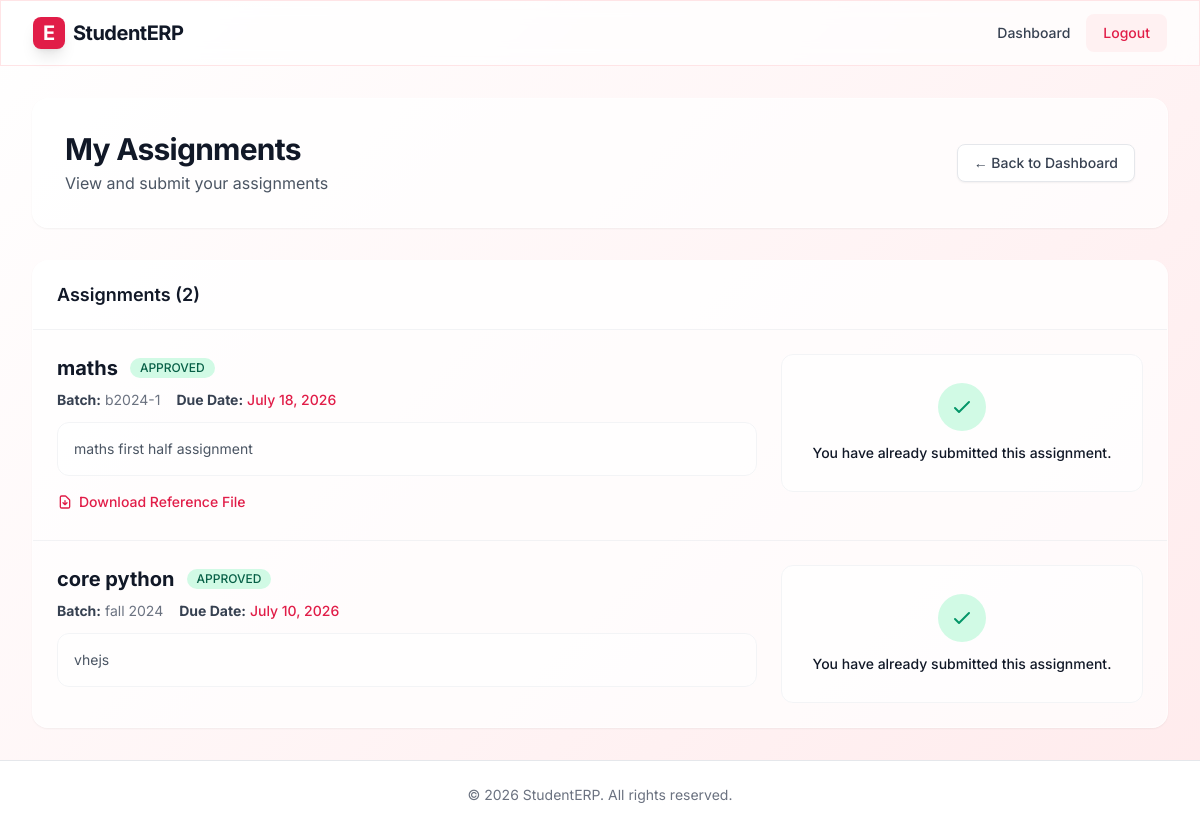
Page /student/assignments/ (signed in) on the committed database.
### core/models.py (models this page shows, shortened)
class Assignment(models.Model):
    batch = models.ForeignKey(Batch, on_delete=models.CASCADE)
    title = models.CharField(max_length=200)
    description = models.TextField()
    due_date = models.DateField()
    file = models.FileField(upload_to='assignments/', blank=True, null=True)

class Batch(models.Model):
    name = models.CharField(max_length=100)
    program = models.ForeignKey(Program, on_delete=models.CASCADE)
    faculty = models.ForeignKey(User, on_delete=models.CASCADE, limit_choices_to={'is_faculty': True})
    students = models.ManyToManyField(User, limit_choices_to={'is_student': True}, related_name='batches', blank=True)

### student/views.py (the view)
# urls.py: path('assignments/', views.assignments_list, name='student_assignments'),
@login_required
def assignments_list(request):
    if not request.user.is_student:
        return redirect('login')
    batches = Batch.objects.filter(students=request.user)
    assignments = Assignment.objects.filter(batch__in=batches).order_by('-due_date')
    submissions = dict(AssignmentSubmission.objects.filter(student=request.user).values_list('assignment_id', 'status'))
    assignments_data = []
    for assignment in assignments:
        assignments_data.append({
            'assignment': assignment,
            'status': submissions.get(assignment.id)
        })
    context = {
        'assignments_data': assignments_data
    }
    return render(request, 'student/assignments_list.html', context)

### student/templates/student/assignments_list.html (shortened to what this page needs)
{% extends 'core/base.html' %}
{% block content %}
<div class="max-w-7xl mx-auto px-4 sm:px-6 lg:px-8 py-8 w-full animate-fade-in">
    <div class="glass p-6 sm:p-8 rounded-2xl shadow-sm border border-white/50 mb-8 flex flex-col sm:flex-row justify-between items-start sm:items-center gap-4">
        <div>
            <h1 class="text-3xl font-bold text-gray-900 tracking-tight">My Assignments</h1>
            <p class="text-gray-600 mt-1">View and submit your assignments</p>
        </div>
        <a href="{% url 'student_dashboard' %}" class="inline-flex items-center px-4 py-2 border border-gray-200 text-sm font-medium rounded-lg text-gray-700 bg-white hover:bg-gray-50 hover:text-redlight-600 transition-colors shadow-sm">
            &larr; Back to Dashboard
        </a>
    </div>
    <div class="glass rounded-2xl shadow-sm border border-white/50 overflow-hidden">
        <div class="px-6 py-5 border-b border-gray-200/50 bg-white/40">
            <h2 class="text-lg font-semibold text-gray-900">Assignments ({{ assignments_data|length }})</h2>
        </div>
        <div class="p-0">
            {% if assignments_data %}
            <ul class="divide-y divide-gray-200/50">
                {% for item in assignments_data %}
                <li class="p-6 hover:bg-white/40 transition-colors">
                    <div class="flex flex-col lg:flex-row gap-6 lg:items-start justify-between">
                        <div class="flex-grow">
                            <div class="flex items-center gap-3 mb-2">
                                <h3 class="text-xl font-bold text-gray-900">{{ item.assignment.title }}</h3>
                                {% if item.status %}
                                    <span class="inline-flex items-center px-2.5 py-0.5 rounded-full text-xs font-medium
                                        {% if item.status == 'APPROVED' %}bg-emerald-100 text-emerald-800
                                        {% elif item.status == 'REJECTED' %}bg-red-100 text-red-800
                                        {% else %}bg-blue-100 text-blue-800{% endif %}">
                                        {{ item.status }}
                                    </span>
                                {% else %}
                                    <span class="inline-flex items-center px-2.5 py-0.5 rounded-full text-xs font-medium bg-yellow-100 text-yellow-800">
                                        PENDING SUBMISSION
                                    </span>
                                {% endif %}
                            </div>
                            <div class="text-sm text-gray-500 mb-3 flex flex-wrap gap-4">
                                <span><strong class="text-gray-700">Batch:</strong> {{ item.assignment.batch.name }}</span>
                                <span><strong class="text-gray-700">Due Date:</strong> <span class="text-redlight-600 font-medium">{{ item.assignment.due_date|date:"F d, Y" }}</span></span>
                            </div>
                            <p class="text-gray-600 text-sm whitespace-pre-wrap bg-white/50 p-4 rounded-xl border border-gray-100">{{ item.assignment.description }}</p>
                            {% if item.assignment.file %}
                            <div class="mt-4">
                                <a href="{{ item.assignment.file.url }}" target="_blank" class="inline-flex items-center text-sm font-medium text-redlight-600 hover:text-redlight-500 transition-colors">
                                    Download Reference File
                                </a>
                            </div>
                            {% endif %}
                        </div>
                        <div class="lg:w-1/3 shrink-0">
                            <div class="bg-white/60 p-5 rounded-xl border border-gray-100">
                                {% if item.status %}
                                    <div class="text-center py-2">
                                        <div class="inline-flex items-center justify-center w-12 h-12 rounded-full bg-emerald-100 text-emerald-600 mb-3">
                                            <svg class="w-6 h-6" fill="none" stroke="currentColor" viewBox="0 0 24 24" xmlns="http://www.w3.org/2000/svg"><path stroke-linecap="round" stroke-linejoin="round" stroke-width="2" d="M5 13l4 4L19 7"></path></svg>
                                        </div>
                                        <p class="text-sm font-medium text-gray-900">You have already submitted this assignment.</p>
                                    </div>
                                {% endif %}
                            </div>
                        </div>
                    </div>
                </li>
                {% endfor %}
            </ul>
            {% endif %}
        </div>
    </div>
</div>
{% endblock %}

### core/templates/core/base.html (style rules this page uses)
.animated-bg { background: linear-gradient(-45deg, #ffffff, #fff1f2, #ffe4e6, #ffffff); background-size: 400% 400%; }
.glass { background: rgba(255, 255, 255, 0.7); backdrop-filter: blur(10px); -webkit-backdrop-filter: blur(10px); border: 1px solid rgba(255, 255, 255, 0.18); }

### rows in the picture
Assignment: assignment "maths", status "APPROVED", assignment.batch.name "b2024-1", assignment.due_date "July 18, 2026", assignment.description "maths first half assignment"
Assignment: assignment "core python", status "APPROVED", assignment.batch.name "fall 2024", assignment.due_date "July 10, 2026", assignment.description "vhejs"

### other values in the picture
{{ assignments_data|length }} "2"
